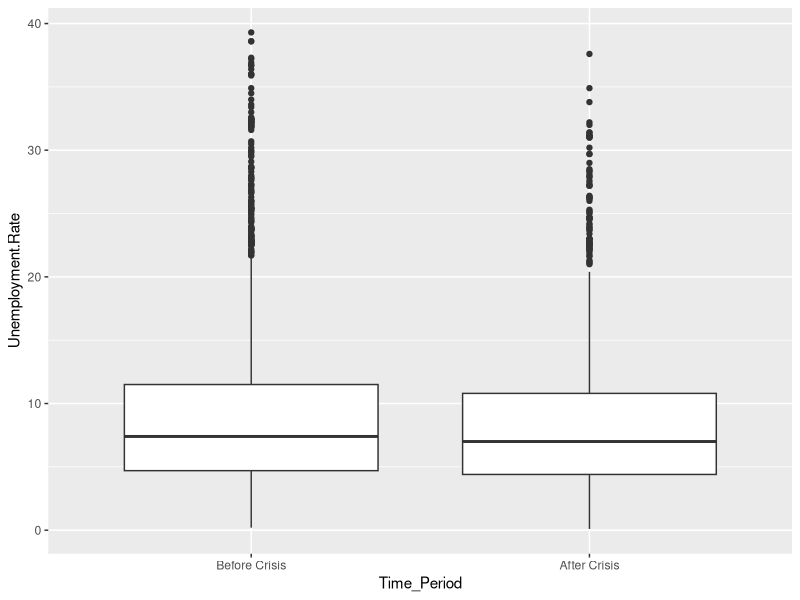
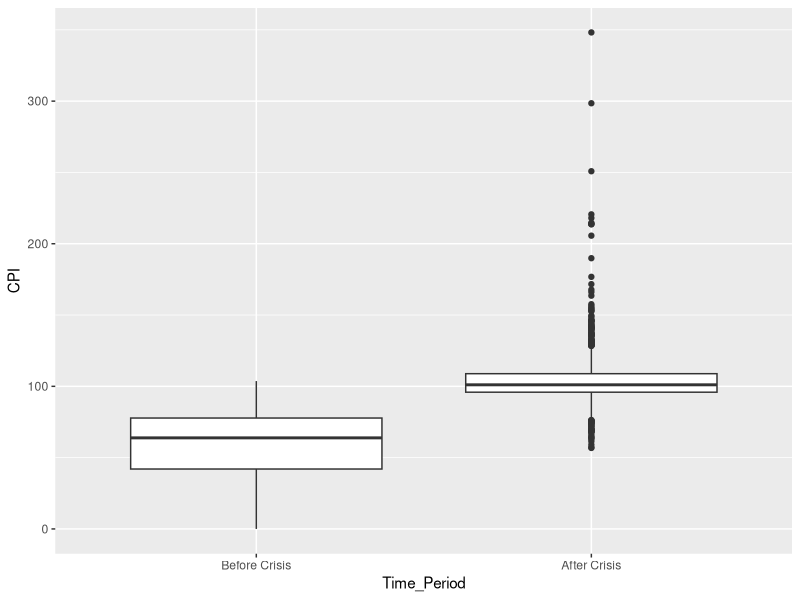
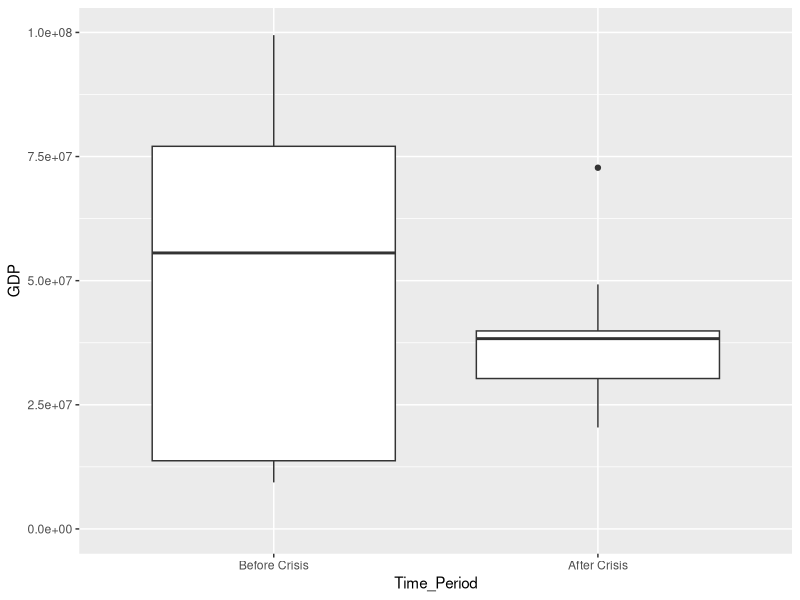
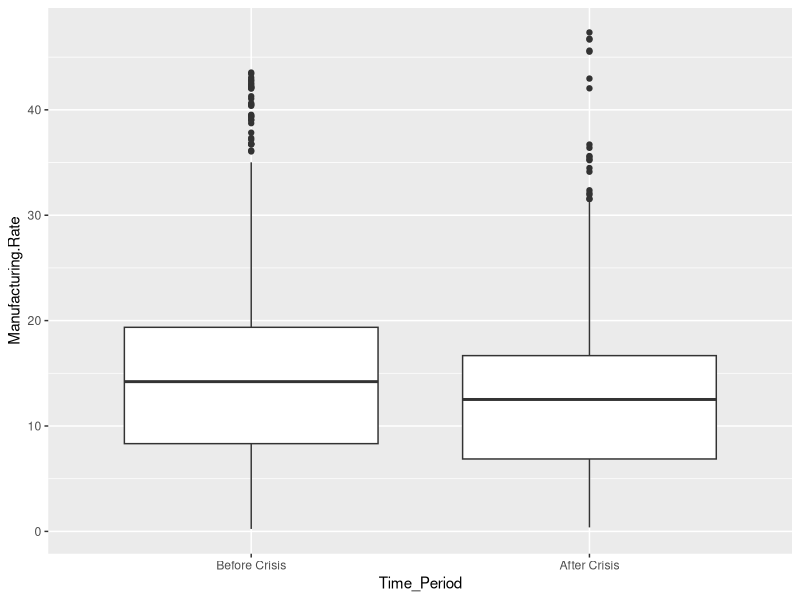
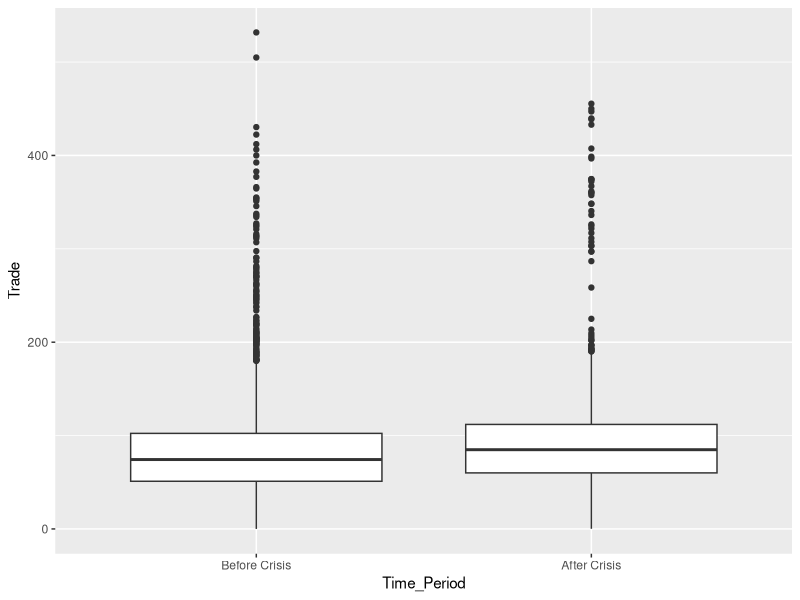
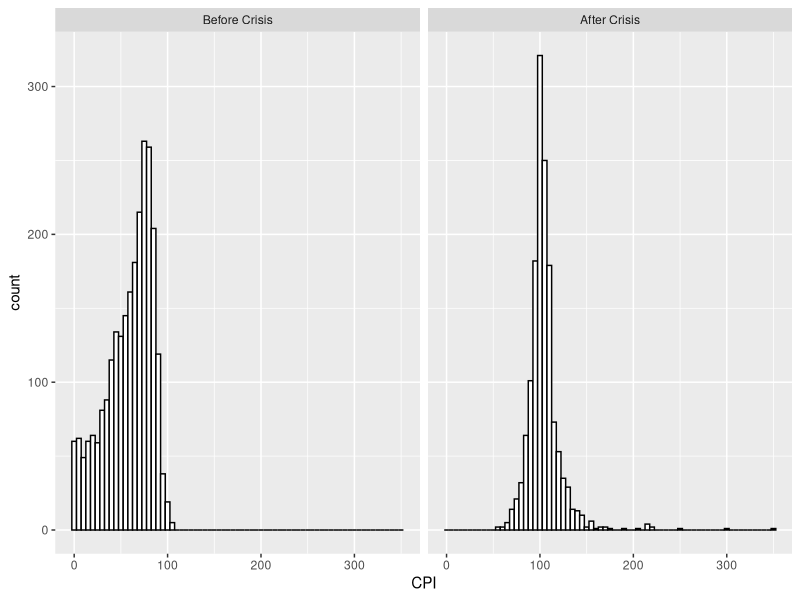
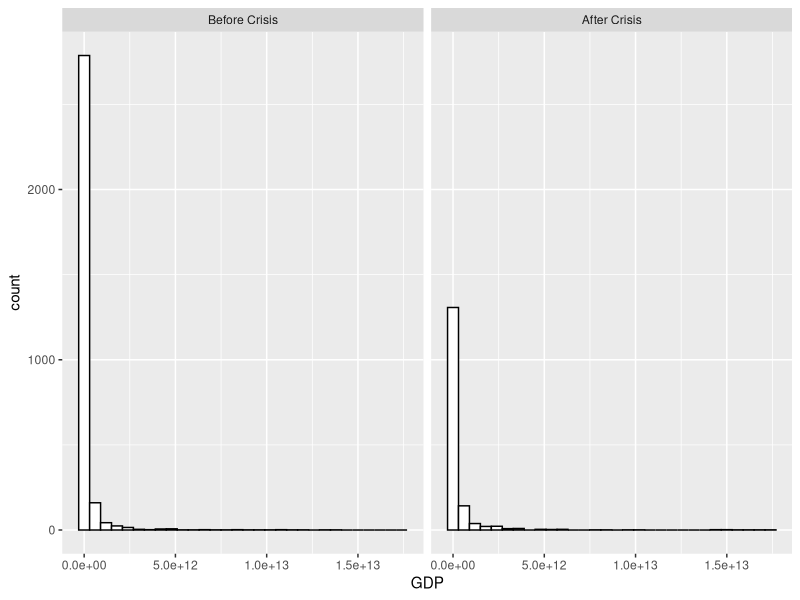
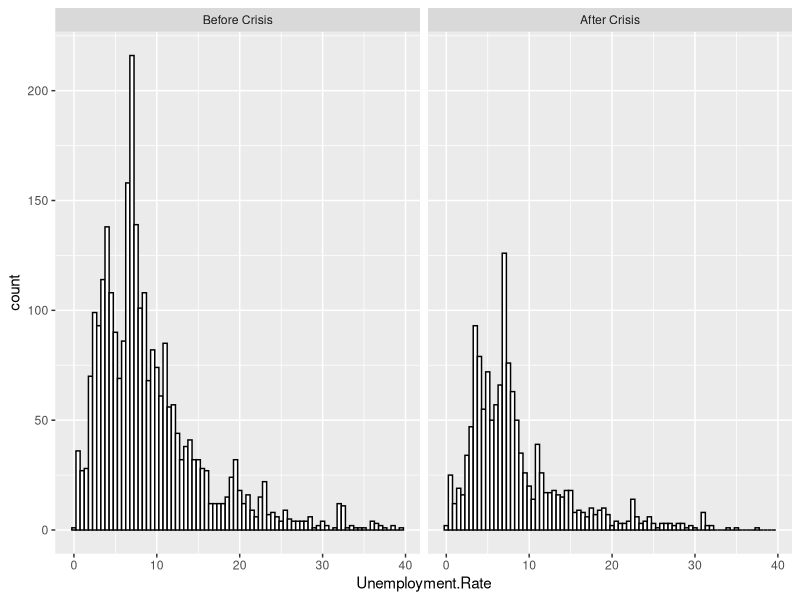

The R script that drew these images, in order:
## ---- chunk 1
knitr::opts_chunk$set(echo = TRUE)
library(ggplot2)
library(tidyr)
library(dplyr)
library(forecast)
library(lmtest)
## ---- chunk 2
economy_data <- read.csv("economy_data.csv")
nrow(economy_data[!is.na(economy_data$CPI),])
nrow(economy_data[!is.na(economy_data$GDP),])
nrow(economy_data[!is.na(economy_data$Unemployment.Rate),])
nrow(economy_data[!is.na(economy_data$Manufacturing.Rate),])
nrow(economy_data[!is.na(economy_data$Trade),])
## ---- chunk 3
economy_data <- economy_data[economy_data$Year>=1991 & economy_data$Year<=2014,]
head(economy_data)
## ---- chunk 4
#Summary values for CPI
summary(economy_data$CPI,na.rm = TRUE)
sd(economy_data$CPI, na.rm = TRUE)

#Summary values for GDP
summary(economy_data$GDP,na.rm = TRUE)
sd(economy_data$GDP, na.rm = TRUE)

#Summary values for Unemployment
summary(economy_data$Unemployment.Rate,na.rm = TRUE)
sd(economy_data$Unemployment.Rate, na.rm = TRUE)

#Summary values for Manufacturing
summary(economy_data$Manufacturing.Rate,na.rm = TRUE)
sd(economy_data$Manufacturing.Rate, na.rm = TRUE)

#Summary values for Trade
summary(economy_data$Trade,na.rm = TRUE)
sd(economy_data$Trade, na.rm = TRUE)

## ---- chunk 5
economy_data <- economy_data %>% mutate(Time_Period = ifelse(Year < 2007,"Before Crisis","After Crisis"))
head(economy_data)
## ---- chunk 6
economy_data$Time_Period <- as.character(economy_data$Time_Period)
economy_data$Time_Period <- factor(economy_data$Time_Period, levels = c("Before Crisis", "After Crisis"))
levels(economy_data$Time_Period)
## ---- chunk 7
ggplot(economy_data, aes(x=Time_Period, y = Unemployment.Rate))+geom_boxplot(na.rm = T)
## ---- chunk 8
ggplot(economy_data, aes(x=Time_Period, y = CPI))+geom_boxplot(na.rm = T)
## ---- chunk 9
ggplot(economy_data, aes(x=Time_Period, y = GDP))+ylim(0,100000000)+geom_boxplot(na.rm = T)
## ---- chunk 10
ggplot(economy_data, aes(x=Time_Period, y = Manufacturing.Rate))+geom_boxplot(na.rm = T)
## ---- chunk 11
ggplot(economy_data, aes(x=Time_Period, y = Trade))+geom_boxplot(na.rm = T)
## ---- chunk 12
ggplot(economy_data, aes(x = CPI)) +
  geom_histogram(fill = "white",
                 color = "black",
                 binwidth = 5,na.rm = T)+facet_grid(.~Time_Period)
## ---- chunk 13

ggplot(economy_data, aes(x = GDP)) +
  geom_histogram(fill = "white",
                 color = "black",na.rm = T)+facet_grid(.~Time_Period)

## ---- chunk 14

ggplot(economy_data, aes(x = Unemployment.Rate)) +
  geom_histogram(fill = "white",
                 color = "black",
                 binwidth = 0.5,na.rm = T)+facet_grid(.~Time_Period)
## ---- chunk 15

ggplot(economy_data, aes(x = Manufacturing.Rate)) +
  geom_histogram(fill = "white",
                 color = "black",na.rm = T)+facet_grid(.~Time_Period)

## ---- chunk 16

ggplot(economy_data, aes(x = Trade)) +
  geom_histogram(fill = "white",
                 color = "black",na.rm = T)+facet_grid(.~Time_Period)

